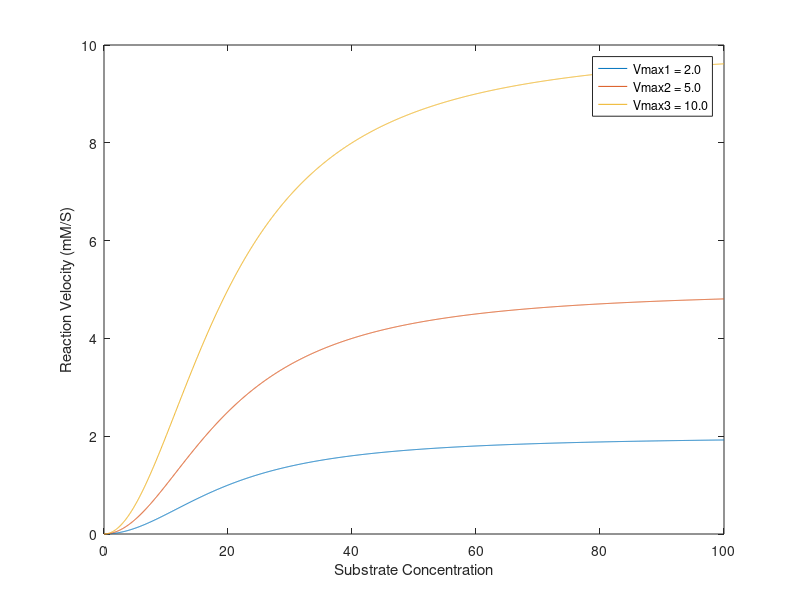

Here is the MATLAB script that generated this plot:
Vmax1 = 2.0;
Vmax2 = 5.0;
Vmax3 = 10.0;
h = 2;
kHalf = 20;

S = 0:0.05:100;

for i = 1:length(S)
    V1(i) = (Vmax1 * power(S(i), h)) / (power(kHalf, h) + power(S(i), h));
    V2(i) = (Vmax2 * power(S(i), h)) / (power(kHalf, h) + power(S(i), h));
    V3(i) = (Vmax3 * power(S(i), h)) / (power(kHalf, h) + power(S(i), h));
end

plot(S, V1, "DisplayName", "Vmax1 = 2.0");
hold on
plot(S, V2, "DisplayName", "Vmax2 = 5.0");
plot(S, V3, "DisplayName", "Vmax3 = 10.0");
legend
xlabel("Substrate Concentration");
ylabel("Reaction Velocity (mM/S)");
hold off
